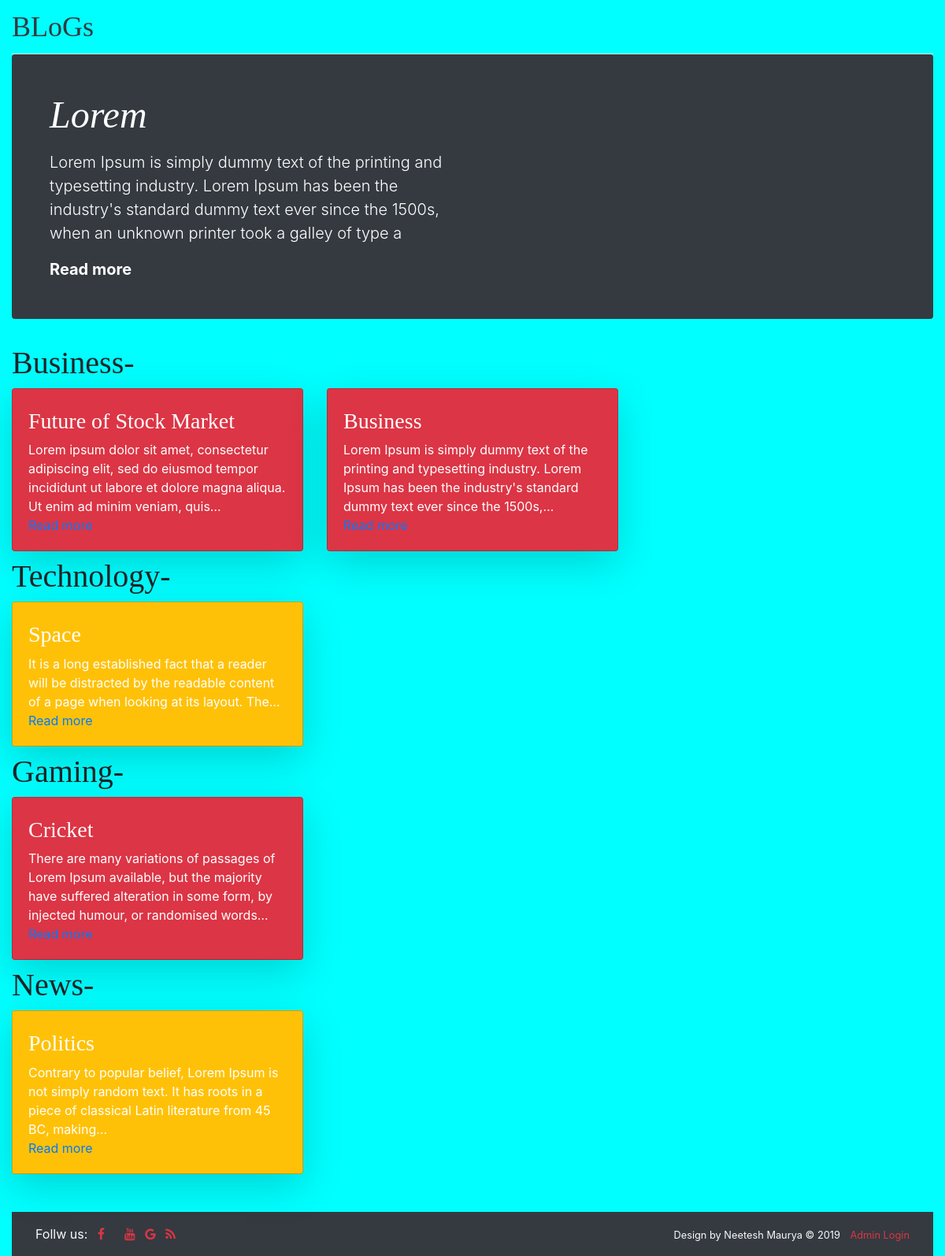
The page / on the database its author committed.
### tables this page shows
CREATE TABLE `blog` (
  `blog_id` int(255) NOT NULL,
  `title` varchar(200) NOT NULL,
  `description` varchar(9000) NOT NULL,
  `author` varchar(100) NOT NULL,
  `special` enum('promo','business','Technology','gaming','news') NOT NULL
);

### application/controllers/Home.php (called while the page is built, shortened)
<?php
class Home extends CI_Controller
{
  public function index()
  {
    $this->load->helper('text');
  	$this->load->model('Blog_model');
  $info['all']=$this->Blog_model->get_table_data('blog');
  $info['business']=$this->Blog_model->getbusiness('blog');
  $info['promo']=$this->Blog_model->getpromo('blog');
  $info['technology']=$this->Blog_model->gettechnology('blog');
  $info['gaming']=$this->Blog_model->getGaming('blog');
  $info['news']=$this->Blog_model->getNews('blog');
   $this->load->view('home',$info);
  }
}

### index.php (called while the page is built, shortened)
<?php
require_once BASEPATH.'core/CodeIgniter.php';

### application/models/Blog_model.php (called while the page is built, shortened)
<?php
class Blog_model extends CI_model
{
	function get_table_data($table)
	{
		$res=$this->db->get($table);
        return $res->result_array();
	}
	function getbusiness($table)
	{
		$this->db->where('special','business');
	    $this->db->order_by('blog_id','DESC');
		$res=$this->db->get($table);
        return $res->result_array();
	}
	function getpromo($table)
	{
		$this->db->where('special','promo');
		 $this->db->order_by('blog_id','DESC');
		$this->db->limit(1);
		$res=$this->db->get($table);
        return $res->result_array();
	}
	function gettechnology($table)
	{
		$this->db->where('special','Technology');
	     $this->db->order_by('blog_id','DESC');
		$res=$this->db->get($table);
        return $res->result_array();
    }
    function getGaming($table)
	{
		$this->db->where('special','gaming');
	     $this->db->order_by('blog_id','DESC');
		$res=$this->db->get($table);
        return $res->result_array();
    }
    function getNews($table)
	{
		$this->db->where('special','news');
	     $this->db->order_by('blog_id','DESC');
		$res=$this->db->get($table);
        return $res->result_array();
    }
}

### application/views/home.php (the view, shortened to what this page needs)
<!doctype html>
<html lang="en">
  <head>
  <link rel="stylesheet" href="https://stackpath.bootstrapcdn.com/bootstrap/4.5.0/css/bootstrap.min.css">
<link rel="stylesheet" type="text/css" href="<?php echo base_url().'asset/css/blog.css';?>">
    <link href="blog.css" rel="stylesheet">
  </head>
  <body>
    <div class="container-fluid" style="background-color: aqua;">
  <header class="blog-header py-3">
    <div class="row flex-nowrap justify-content-between align-items-center">
      <div class="col-12">
        <a class="blog-header-logo text-dark" href="#">BLoGs</a>
      </div>
    </div>
  </header>
  <div class="jumbotron p-4 p-md-5 text-white rounded bg-dark">
    <div class="col-md-6 px-0">
       <?php
               foreach($promo as $a)
        { ?>
      <h1 class="display-4 font-italic"><?php echo $a['title']; ?></h1>
      <p class="lead my-3"><?php echo $a['description']; ?></p>
      <p class="lead mb-0"><a href="<?php echo base_url().'Home/blogdetail/'.$a['blog_id'];?>"" class="text-white font-weight-bold">Read more</a></p>
           <?php  } ?>
    </div>
  </div>
  <h1>Business-</h1>
  <div class="row mb-2">
         <?php
               foreach($business as $b)
      { ?>
    <div class="col-md-4">
      <div class="card bg-danger text-white">
        <div class="card-body shadow-lg">
           <h3 class="mb-2 mt-1"><?php echo $b['title'];?></h3>
           <p class="card-text mb-auto"><?php echo word_limiter($b['description'],25)?></p>
             <a href="<?php echo base_url().'Home/blogdetail/'.$b['blog_id'];?>">Read more</a>
        </div>
      </div>
    </div>
    <?php  } ?>
  </div>
    <h1>Technology-</h1>
    <div class="row mb-2">
         <?php
               foreach($technology as $t)
      { ?>
    <div class="col-md-4">
      <div class="card bg-warning text-white">
        <div class="card-body shadow-lg">
           <h3 class="mb-2 mt-1"><?php echo $t['title']; ?></h3>
           <p class="card-text mb-auto"><?php echo word_limiter($t['description'],25) ?></p>
            <a href="<?php echo base_url().'Home/blogdetail/'.$t['blog_id'];?>">Read more</a>
        </div>
      </div>
    </div>
    <?php  } ?>
  </div>
  <h1>Gaming-</h1>
    <div class="row mb-2">
         <?php
               foreach($gaming as $g)
      { ?>
    <div class="col-md-4">
      <div class="card bg-danger text-white">
        <div class="card-body shadow-lg">
           <h3 class="mb-2 mt-1"><?php echo $g['title']; ?></h3>
           <p class="card-text mb-auto"><?php echo word_limiter($g['description'],25)?></p>
          <a href="<?php echo base_url().'Home/blogdetail/'.$g['blog_id'];?>">Read more</a>
        </div>
      </div>
    </div>
    <?php  } ?>
  </div>
  <h1>News-</h1>
    <div class="row mb-2">
         <?php
               foreach($news as $n)
      { ?>
    <div class="col-md-4">
      <div class="card bg-warning text-white">
        <div class="card-body shadow-lg">
           <h3 class="mb-2 mt-1"><?php echo $n['title']; ?></h3>
           <p class="card-text mb-auto"><?php echo word_limiter($n['description'],25)?></p>
           <a href="<?php echo base_url().'Home/blogdetail/'.$n['blog_id'];?>">Read more</a>
        </div>
      </div>
    </div>
    <?php  } ?>
  </div>
<link href="https://maxcdn.bootstrapcdn.com/font-awesome/4.7.0/css/font-awesome.min.css" rel="stylesheet"/>
<footer class="container-fluid bg-dark mt-5 text-light">
      <div class="container">
        <div class="row py-3">
          <div class="col-md-6">
            <span>Follw us:</span>
            <a href="#" target="_blank" class="pr-2 fi-color text-danger ml-2"><i class="fa fa-facebook-f"></i></a>
            <a href="#" target="_blank" class="pr-2 fi-color text-danger"><i class="fa fa-teitter"></i></a>
            <a href="#" target="_blank" class="pr-2 fi-color text-danger"><i class="fa fa-youtube"></i></a>
            <a href="#" target="_blank" class="pr-2 fi-color text-danger"><i class="fa fa-google"></i></a>
            <a href="#" target="_blank" class="pr-2 fi-color text-danger"><i class="fa fa-rss"></i></a>
          </div>
          <div class="col-md-6 text-right">
            <small>Design by Neetesh Maurya &copy; 2019</small>
            <small class="ml-2"><a href="<?php echo base_url().'Login/check_login' ?>" class="text-danger">Admin Login</a></small>
          </div>
        </div>
      </div>
    </footer>

### asset/css/blog.css (style rules this page uses)
.blog-header { line-height: 1; border-bottom: 1px solid #e5e5e5; }
.blog-header-logo { font-family: "Playfair Display", Georgia, "Times New Roman", serif; font-size: 2.25rem; }
h1, h2, h3, h4, h5, h6 { font-family: "Playfair Display", Georgia, "Times New Roman", serif; }
.display-4 { font-size: 2.5rem; }
@media (min-width: 768px) { .display-4 { font-size: 3rem; } }

### rows shown on the page
blog: title "Lorem", description "Lorem Ipsum is simply dummy text of the printing and typesetting industry. Lorem Ipsum has been the industry's standard dummy text ever since the 1500s, when an unknown printer took a galley of type a"
blog: title "Future of Stock Market", description "Lorem ipsum dolor sit amet, consectetur adipiscing elit, sed do eiusmod tempor incididunt ut labore et dolore magna aliqua. Ut enim ad minim veniam, quis…"
blog: title "Business", description "Lorem Ipsum is simply dummy text of the printing and typesetting industry. Lorem Ipsum has been the industry's standard dummy text ever since the 1500s,…"
blog: title "Space", description "It is a long established fact that a reader will be distracted by the readable content of a page when looking at its layout. The…"
blog: title "Cricket", description "There are many variations of passages of Lorem Ipsum available, but the majority have suffered alteration in some form, by injected humour, or randomised words…"
blog: title "Politics", description "Contrary to popular belief, Lorem Ipsum is not simply random text. It has roots in a piece of classical Latin literature from 45 BC, making…"
